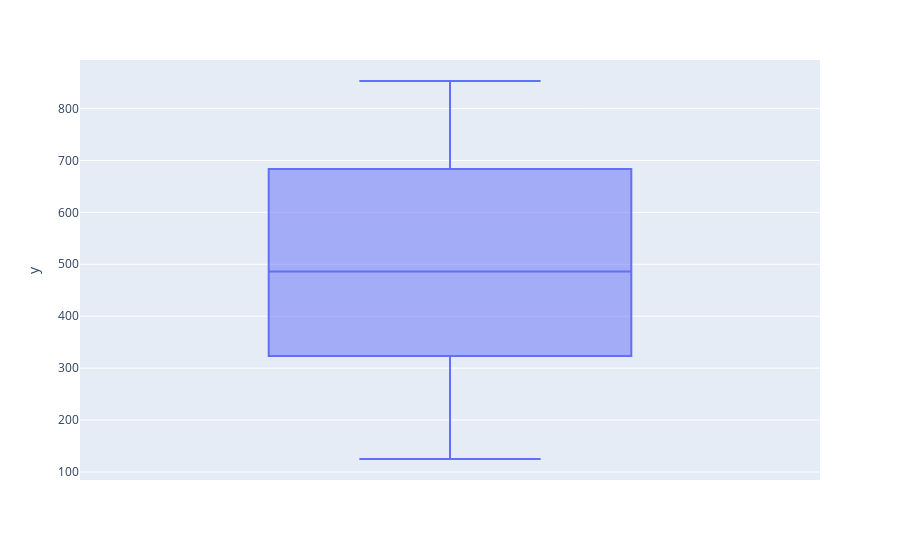

Notebook code cell kept with this figure:
### Code cell
px.box(y=vet)

### Figure 1 — Plotly figure (JSON) as saved in the notebook; plotly's stock layout.template omitted (floating-point values rounded to 4 significant figures; data arrays with more than 128 entries replaced by an {"elided": "..."} marker saying what was removed)
{"data": [{"alignmentgroup": "True", "hovertemplate": "y=%{y}<extra></extra>", "legendgroup": "", "marker": {"color": "#636efa"}, "name": "", "notched": false, "offsetgroup": "", "orientation": "v", "showlegend": false, "type": "box", "x0": " ", "xaxis": "x", "y": {"elided": "500 int values"}, "y0": " ", "yaxis": "y"}], "layout": {"boxmode": "group", "legend": {"tracegroupgap": 0}, "margin": {"t": 60}, "xaxis": {"anchor": "y", "domain": [0, 1]}, "yaxis": {"anchor": "x", "domain": [0, 1], "title": {"text": "y"}}}}
